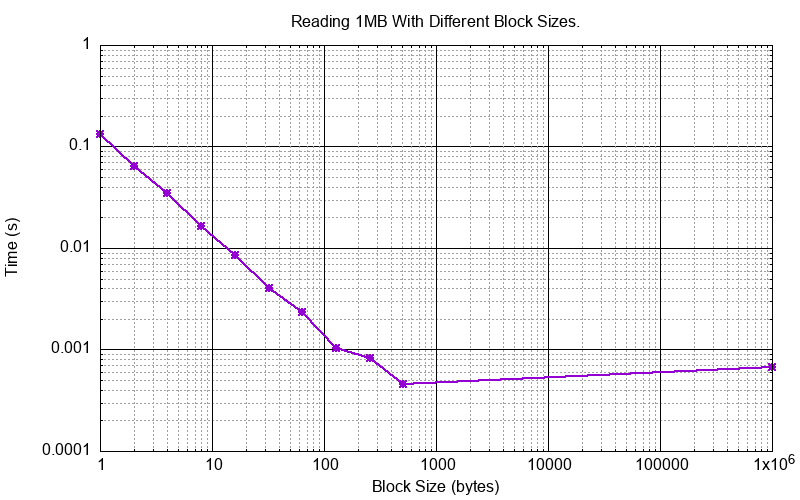

This figure's gnuplot source:
set title "Reading 1MB With Different Block Sizes."

set xlabel "Block Size (bytes)"
#set xrange [0.1:100]
set logscale x
#set xrange [:1000]

# First line specification refers to major grid lines in both x and y, the second to minor grid lines in x and y.
set grid xtics mxtics ytics mytics linetype -1 linewidth 1, linetype 0 linewidth 1

set logscale y
set ylabel "Time (s)"
# set yrange [1:]
# set ytics 8,35,3

#set logscale y2
#set y2label "Cache Nisses"
# set y2range [1:1e9]
#set y2tics

set pointsize 1
set datafile separator whitespace
# Curve fit
#cost(x) = a + (b / (x/1024))
#fit cost(x) "perf_size_of.dat" using 1:2 via a,b

#set key right
set key off

set terminal png size 800,500           # choose the file format

set output "cpp_1mb_read.png"   # choose the output device

plot "cpp_1mb_read.dat" using 1:($7 / 1000) t "Time to Write (Coalesced)." with linespoints axes x1y1 pt 3 lw 2

reset
